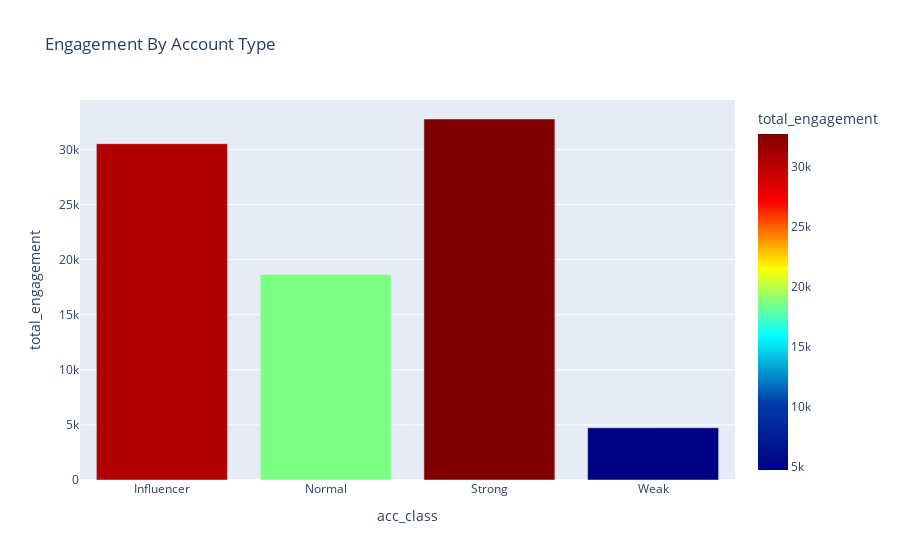

This figure's notebook cell:
### Code cell
fig = px.bar(class_eng,
             x='acc_class',
             y='total_engagement',
             color='total_engagement',
             color_continuous_scale='jet',
             title='Engagement By Account Type')
fig.show()

### Figure 1 — Plotly figure (JSON) as saved in the notebook; plotly's stock layout.template omitted (floating-point values rounded to 4 significant figures)
{"data": [{"alignmentgroup": "True", "hovertemplate": "acc_class=%{x}<br>total_engagement=%{marker.color}<extra></extra>", "legendgroup": "", "marker": {"color": [30523, 18647, 32760, 4738], "coloraxis": "coloraxis"}, "name": "", "offsetgroup": "", "orientation": "v", "showlegend": false, "textposition": "auto", "type": "bar", "x": ["Influencer", "Normal", "Strong", "Weak"], "xaxis": "x", "y": [30523, 18647, 32760, 4738], "yaxis": "y"}], "layout": {"barmode": "relative", "coloraxis": {"colorbar": {"title": {"text": "total_engagement"}}, "colorscale": [[0, "rgb(0,0,131)"], [0.2, "rgb(0,60,170)"], [0.4, "rgb(5,255,255)"], [0.6, "rgb(255,255,0)"], [0.8, "rgb(250,0,0)"], [1, "rgb(128,0,0)"]]}, "legend": {"tracegroupgap": 0}, "title": {"text": "Engagement By Account Type"}, "xaxis": {"anchor": "y", "domain": [0, 1], "title": {"text": "acc_class"}}, "yaxis": {"anchor": "x", "domain": [0, 1], "title": {"text": "total_engagement"}}}}
